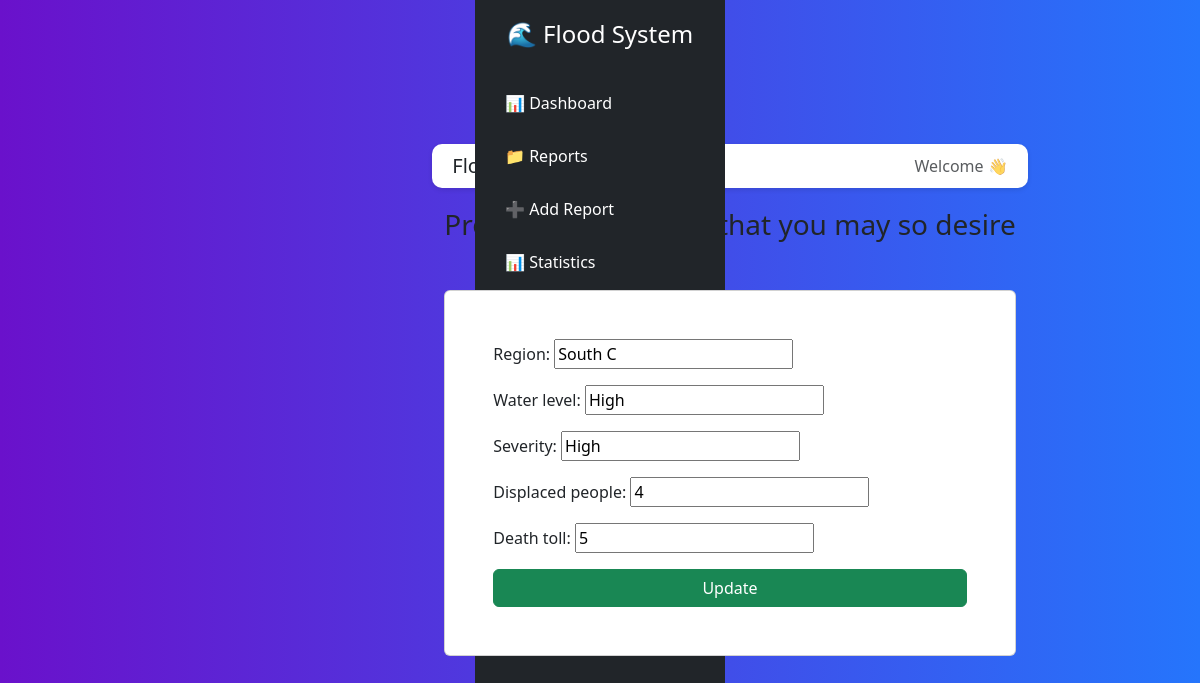
The app's page /update/20/ with its own data.
### dashboard/models.py (models this page shows, shortened)
class Flood_report (models.Model):
    region= models.CharField(max_length=50)
    water_level= models.CharField(max_length=50)
    severity= models.CharField(max_length=50)
    displaced_people= models.IntegerField()
    death_toll= models.IntegerField()

### dashboard/views.py (the view)
# urls.py: path('update/<int:id>/',views.update_report,name="update"),
def update_report(request, id):
    report = get_object_or_404(Flood_report, id=id)
    if request.method == "POST":
        form = FloodForm(request.POST, instance=report)
        if form.is_valid():
            form.save()
            return redirect('reports')
    else:
        form = FloodForm(instance=report)
    return render(request, "update.html", {
        "form": form
    })

### dashboard/forms.py
class FloodForm(forms.ModelForm):
    class Meta:
        model=Flood_report
        fields='__all__'

### templates/update.html (shortened to what this page needs)
{% extends 'base.html' %}
{% block content %}
    <h3 class="container"> Prompt the changes that you may so desire</h3>
<div class="container mt-5">
    <div class="card p-5">
        <form method="POST">
         {{ form.as_p }}
        <button class="btn btn-success">Update</button>
        </form>
    </div>
</div>
{% endblock %}

### static/styles/auth.css (style rules this page uses)
body { font-family: 'Poppins', sans-serif; background: linear-gradient(to right, #6a11cb, #2575fc); display: flex; justify-content: center; align-items: center; height: 100vh; margin: 0; }
button { width: 100%; padding: 12px; border: none; border-radius: 8px; background: #2575fc; color: #fff; font-size: 16px; cursor: pointer; transition: 0.3s; }

### templates/base.html (style rules this page uses)
body { background-color: #f5f6fa; }

### records on screen
Flood_report: region "South C", water_level "High", severity "High", displaced_people "4", death_toll "5"
